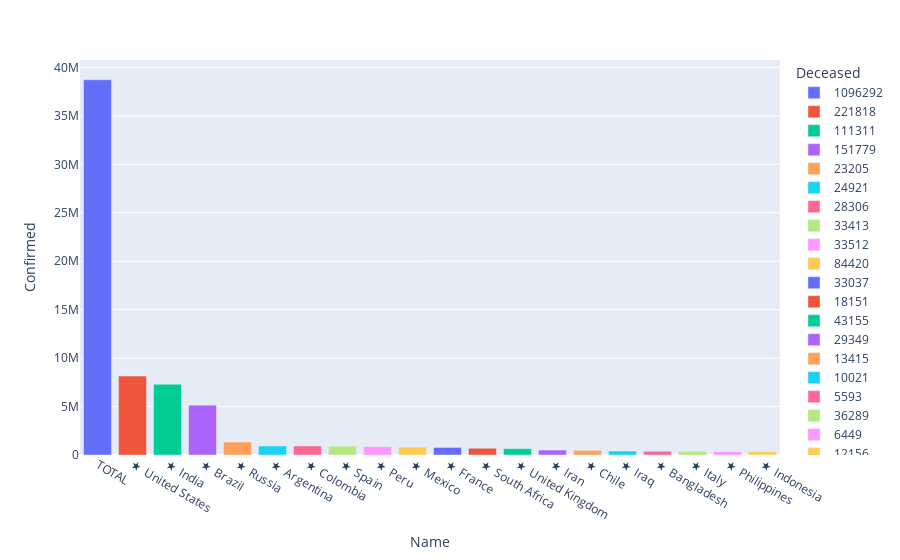

Notebook code cell kept with this figure:
### Markdown cell above
#### Now we'll try to explore the world_df in more details.(based on number of Deceased People)

### Code cell
# Lets see how many people have died with respect to countries. (For top 20 countries)

world_fig = px.bar(world_df.head(20), x = 'Name', y = 'Confirmed', color = "Deceased")
world_fig.show()

### Figure 1 — Plotly figure (JSON) as saved in the notebook; plotly's stock layout.template omitted (floating-point values rounded to 4 significant figures)
{"data": [{"alignmentgroup": "True", "hovertemplate": "Deceased=1096292<br>Name=%{x}<br>Confirmed=%{y}<extra></extra>", "legendgroup": "1096292", "marker": {"color": "#636efa"}, "name": "1096292", "offsetgroup": "1096292", "orientation": "v", "showlegend": true, "textposition": "auto", "type": "bar", "x": ["TOTAL"], "xaxis": "x", "y": [38727284], "yaxis": "y"}, {"alignmentgroup": "True", "hovertemplate": "Deceased=221818<br>Name=%{x}<br>Confirmed=%{y}<extra></extra>", "legendgroup": "221818", "marker": {"color": "#EF553B"}, "name": "221818", "offsetgroup": "221818", "orientation": "v", "showlegend": true, "textposition": "auto", "type": "bar", "x": ["★  United States"], "xaxis": "x", "y": [8148083], "yaxis": "y"}, {"alignmentgroup": "True", "hovertemplate": "Deceased=111311<br>Name=%{x}<br>Confirmed=%{y}<extra></extra>", "legendgroup": "111311", "marker": {"color": "#00cc96"}, "name": "111311", "offsetgroup": "111311", "orientation": "v", "showlegend": true, "textposition": "auto", "type": "bar", "x": ["★  India"], "xaxis": "x", "y": [7305070], "yaxis": "y"}, {"alignmentgroup": "True", "hovertemplate": "Deceased=151779<br>Name=%{x}<br>Confirmed=%{y}<extra></extra>", "legendgroup": "151779", "marker": {"color": "#ab63fa"}, "name": "151779", "offsetgroup": "151779", "orientation": "v", "showlegend": true, "textposition": "auto", "type": "bar", "x": ["★  Brazil"], "xaxis": "x", "y": [5141498], "yaxis": "y"}, {"alignmentgroup": "True", "hovertemplate": "Deceased=23205<br>Name=%{x}<br>Confirmed=%{y}<extra></extra>", "legendgroup": "23205", "marker": {"color": "#FFA15A"}, "name": "23205", "offsetgroup": "23205", "orientation": "v", "showlegend": true, "textposition": "auto", "type": "bar", "x": ["★  Russia"], "xaxis": "x", "y": [1340409], "yaxis": "y"}, {"alignmentgroup": "True", "hovertemplate": "Deceased=24921<br>Name=%{x}<br>Confirmed=%{y}<extra></extra>", "legendgroup": "24921", "marker": {"color": "#19d3f3"}, "name": "24921", "offsetgroup": "24921", "orientation": "v", "showlegend": true, "textposition": "auto", "type": "bar", "x": ["★  Argentina"], "xaxis": "x", "y": [931967], "yaxis": "y"}, {"alignmentgroup": "True", "hovertemplate": "Deceased=28306<br>Name=%{x}<br>Confirmed=%{y}<extra></extra>", "legendgroup": "28306", "marker": {"color": "#FF6692"}, "name": "28306", "offsetgroup": "28306", "orientation": "v", "showlegend": true, "textposition": "auto", "type": "bar", "x": ["★  Colombia"], "xaxis": "x", "y": [930159], "yaxis": "y"}, {"alignmentgroup": "True", "hovertemplate": "Deceased=33413<br>Name=%{x}<br>Confirmed=%{y}<extra></extra>", "legendgroup": "33413", "marker": {"color": "#B6E880"}, "name": "33413", "offsetgroup": "33413", "orientation": "v", "showlegend": true, "textposition": "auto", "type": "bar", "x": ["★  Spain"], "xaxis": "x", "y": [908056], "yaxis": "y"}, {"alignmentgroup": "True", "hovertemplate": "Deceased=33512<br>Name=%{x}<br>Confirmed=%{y}<extra></extra>", "legendgroup": "33512", "marker": {"color": "#FF97FF"}, "name": "33512", "offsetgroup": "33512", "orientation": "v", "showlegend": true, "textposition": "auto", "type": "bar", "x": ["★  Peru"], "xaxis": "x", "y": [856951], "yaxis": "y"}, {"alignmentgroup": "True", "hovertemplate": "Deceased=84420<br>Name=%{x}<br>Confirmed=%{y}<extra></extra>", "legendgroup": "84420", "marker": {"color": "#FECB52"}, "name": "84420", "offsetgroup": "84420", "orientation": "v", "showlegend": true, "textposition": "auto", "type": "bar", "x": ["★  Mexico"], "xaxis": "x", "y": [825340], "yaxis": "y"}, {"alignmentgroup": "True", "hovertemplate": "Deceased=33037<br>Name=%{x}<br>Confirmed=%{y}<extra></extra>", "legendgroup": "33037", "marker": {"color": "#636efa"}, "name": "33037", "offsetgroup": "33037", "orientation": "v", "showlegend": true, "textposition": "auto", "type": "bar", "x": ["★  France"], "xaxis": "x", "y": [779063], "yaxis": "y"}, {"alignmentgroup": "True", "hovertemplate": "Deceased=18151<br>Name=%{x}<br>Confirmed=%{y}<extra></extra>", "legendgroup": "18151", "marker": {"color": "#EF553B"}, "name": "18151", "offsetgroup": "18151", "orientation": "v", "showlegend": true, "textposition": "auto", "type": "bar", "x": ["★  South Africa"], "xaxis": "x", "y": [696414], "yaxis": "y"}, {"alignmentgroup": "True", "hovertemplate": "Deceased=43155<br>Name=%{x}<br>Confirmed=%{y}<extra></extra>", "legendgroup": "43155", "marker": {"color": "#00cc96"}, "name": "43155", "offsetgroup": "43155", "orientation": "v", "showlegend": true, "textposition": "auto", "type": "bar", "x": ["★  United Kingdom"], "xaxis": "x", "y": [654644], "yaxis": "y"}, {"alignmentgroup": "True", "hovertemplate": "Deceased=29349<br>Name=%{x}<br>Confirmed=%{y}<extra></extra>", "legendgroup": "29349", "marker": {"color": "#ab63fa"}, "name": "29349", "offsetgroup": "29349", "orientation": "v", "showlegend": true, "textposition": "auto", "type": "bar", "x": ["★  Iran"], "xaxis": "x", "y": [513219], "yaxis": "y"}, {"alignmentgroup": "True", "hovertemplate": "Deceased=13415<br>Name=%{x}<br>Confirmed=%{y}<extra></extra>", "legendgroup": "13415", "marker": {"color": "#FFA15A"}, "name": "13415", "offsetgroup": "13415", "orientation": "v", "showlegend": true, "textposition": "auto", "type": "bar", "x": ["★  Chile"], "xaxis": "x", "y": [485372], "yaxis": "y"}, {"alignmentgroup": "True", "hovertemplate": "Deceased=10021<br>Name=%{x}<br>Confirmed=%{y}<extra></extra>", "legendgroup": "10021", "marker": {"color": "#19d3f3"}, "name": "10021", "offsetgroup": "10021", "orientation": "v", "showlegend": true, "textposition": "auto", "type": "bar", "x": ["★  Iraq"], "xaxis": "x", "y": [413215], "yaxis": "y"}, {"alignmentgroup": "True", "hovertemplate": "Deceased=5593<br>Name=%{x}<br>Confirmed=%{y}<extra></extra>", "legendgroup": "5593", "marker": {"color": "#FF6692"}, "name": "5593", "offsetgroup": "5593", "orientation": "v", "showlegend": true, "textposition": "auto", "type": "bar", "x": ["★  Bangladesh"], "xaxis": "x", "y": [382959], "yaxis": "y"}, {"alignmentgroup": "True", "hovertemplate": "Deceased=36289<br>Name=%{x}<br>Confirmed=%{y}<extra></extra>", "legendgroup": "36289", "marker": {"color": "#B6E880"}, "name": "36289", "offsetgroup": "36289", "orientation": "v", "showlegend": true, "textposition": "auto", "type": "bar", "x": ["★  Italy"], "xaxis": "x", "y": [372799], "yaxis": "y"}, {"alignmentgroup": "True", "hovertemplate": "Deceased=6449<br>Name=%{x}<br>Confirmed=%{y}<extra></extra>", "legendgroup": "6449", "marker": {"color": "#FF97FF"}, "name": "6449", "offsetgroup": "6449", "orientation": "v", "showlegend": true, "textposition": "auto", "type": "bar", "x": ["★  Philippines"], "xaxis": "x", "y": [346536], "yaxis": "y"}, {"alignmentgroup": "True", "hovertemplate": "Deceased=12156<br>Name=%{x}<br>Confirmed=%{y}<extra></extra>", "legendgroup": "12156", "marker": {"color": "#FECB52"}, "name": "12156", "offsetgroup": "12156", "orientation": "v", "showlegend": true, "textposition": "auto", "type": "bar", "x": ["★  Indonesia"], "xaxis": "x", "y": [344749], "yaxis": "y"}], "layout": {"autosize": true, "barmode": "relative", "legend": {"title": {"text": "Deceased"}, "tracegroupgap": 0}, "margin": {"t": 60}, "xaxis": {"anchor": "y", "autorange": true, "domain": [0, 1], "range": [-0.5, 19.5], "title": {"text": "Name"}, "type": "category"}, "yaxis": {"anchor": "x", "autorange": true, "domain": [0, 1], "range": [0, 40770000.0], "title": {"text": "Confirmed"}, "type": "linear"}}}
